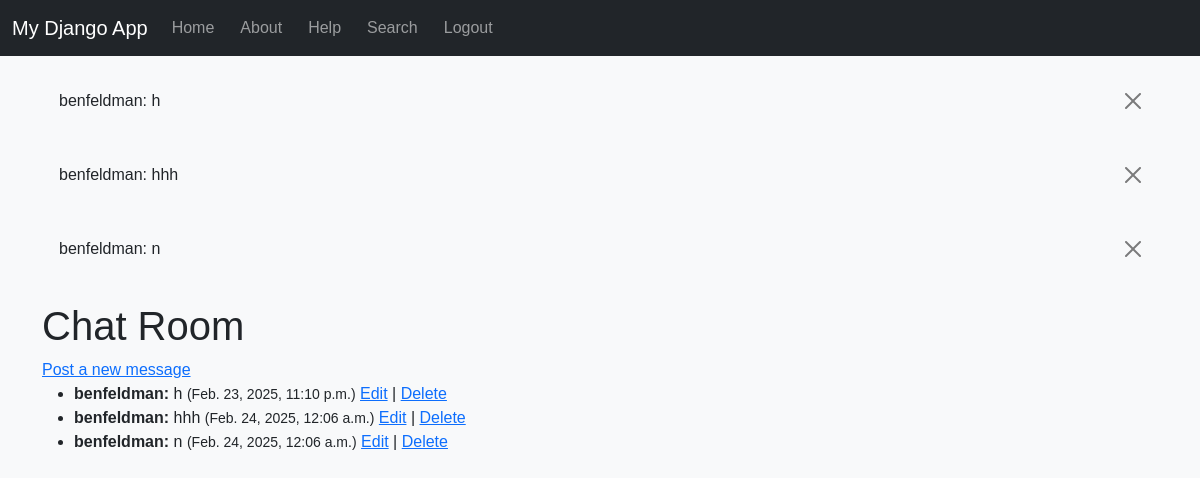
Page /chat/ (signed in) on the committed database.
### myapp/models.py (models this page shows)
class ChatMessage(models.Model):
    user = models.ForeignKey(User, on_delete=models.CASCADE)
    message = models.TextField()
    timestamp = models.DateTimeField(auto_now_add=True)
    def __str__(self):
        return f"{self.user.username}: {self.message[:20]}"

### myapp/views.py (the view)
# urls.py: path('chat/', views.chat_room, name='chat_room'),
def chat_room(request):
    messages = ChatMessage.objects.all().order_by('timestamp')
    return render(request, 'myapp/chat_room.html', {'messages': messages})

### myapp/templates/myapp/chat_room.html
{% extends "myapp/base.html" %}
{% block content %}
<h1>Chat Room</h1>
<a href="{% url 'create_message' %}">Post a new message</a>
<ul>
    {% for msg in messages %}
        <li>
            <strong>{{ msg.user.username }}:</strong> {{ msg.message }} <small>({{ msg.timestamp }})</small>
            {% if msg.user == user %}
                <a href="{% url 'update_message' msg.pk %}">Edit</a> |
                <a href="{% url 'delete_message' msg.pk %}">Delete</a>
            {% endif %}
        </li>
    {% endfor %}
</ul>
{% endblock %}

### myapp/templates/myapp/base.html (shortened to what this page needs)
{% load static %}
<!DOCTYPE html>
<html lang="en">
<head>
    <link href="https://cdn.jsdelivr.net/npm/bootstrap@5.3.0/dist/css/bootstrap.min.css" rel="stylesheet">
    <link rel="stylesheet" type="text/css" href="{% static 'myapp/style.css' %}">
</head>
<body>
    <nav class="navbar navbar-expand-lg navbar-dark bg-dark">
        <div class="container-fluid">
            <a class="navbar-brand" href="{% url 'home' %}">My Django App</a>
            <div class="collapse navbar-collapse" id="navbarNav">
                <ul class="navbar-nav me-auto mb-2 mb-lg-0">
                    <li class="nav-item">
                        <a class="nav-link" href="{% url 'home' %}">Home</a>
                    </li>
                    <li class="nav-item">
                        <a class="nav-link" href="{% url 'about' %}">About</a>
                    </li>
                    <li class="nav-item">
                        <a class="nav-link" href="{% url 'help' %}">Help</a>
                    </li>
                    <li class="nav-item">
                        <a class="nav-link" href="{% url 'search' %}">Search</a>
                    </li>
                    {% if user.is_authenticated %}
                        <li class="nav-item">
                            <a class="nav-link" href="{% url 'logout' %}">Logout</a>
                        </li>
                    {% else %}
                        <li class="nav-item">
                            <a class="nav-link" href="{% url 'login' %}">Login</a>
                        </li>
                    {% endif %}
                </ul>
            </div>
        </div>
    </nav>
    {% if messages %}
    <div class="container mt-3">
        {% for message in messages %}
            <div class="alert alert-{{ message.tags }} alert-dismissible fade show" role="alert">
                {{ message }}
                <button type="button" class="btn-close" data-bs-dismiss="alert" aria-label="Close"></button>
            </div>
        {% endfor %}
    </div>
    {% endif %}
    <div class="container mt-4">
        {% block content %}{% endblock %}
    </div>
</body>
</html>

### myapp/static/myapp/style.css (style rules this page uses)
body { background-color: #f8f9fa; font-family: Arial, sans-serif; margin: 0; padding: 0; }
nav { background-color: #343a40; padding: 10px; }
nav a { color: #ffffff; margin-right: 10px; text-decoration: none; }

### rows in the picture
ChatMessage: user+message "benfeldman: h", user.username "benfeldman", message "h", timestamp "Feb. 23, 2025, 11:10 p.m.", shows "Edit"
ChatMessage: user+message "benfeldman: hhh", user.username "benfeldman", message "hhh", timestamp "Feb. 24, 2025, 12:06 a.m.", shows "Edit"
ChatMessage: user+message "benfeldman: n", user.username "benfeldman", message "n", timestamp "Feb. 24, 2025, 12:06 a.m.", shows "Edit"
